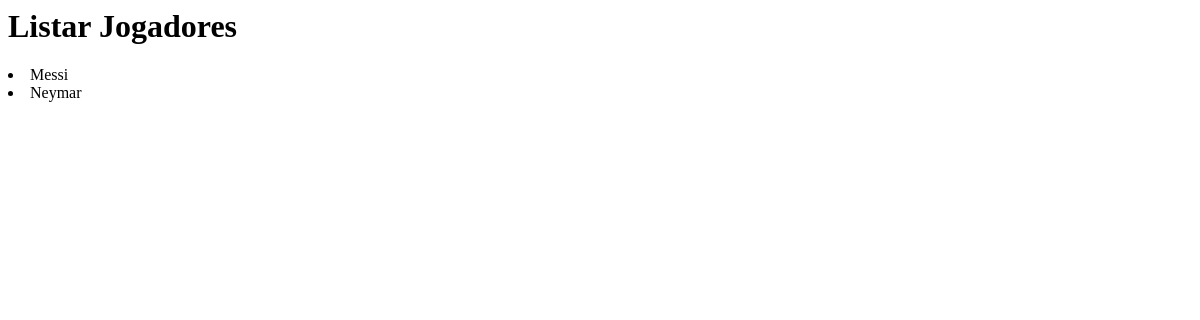
Before: /show_players with the older database file.
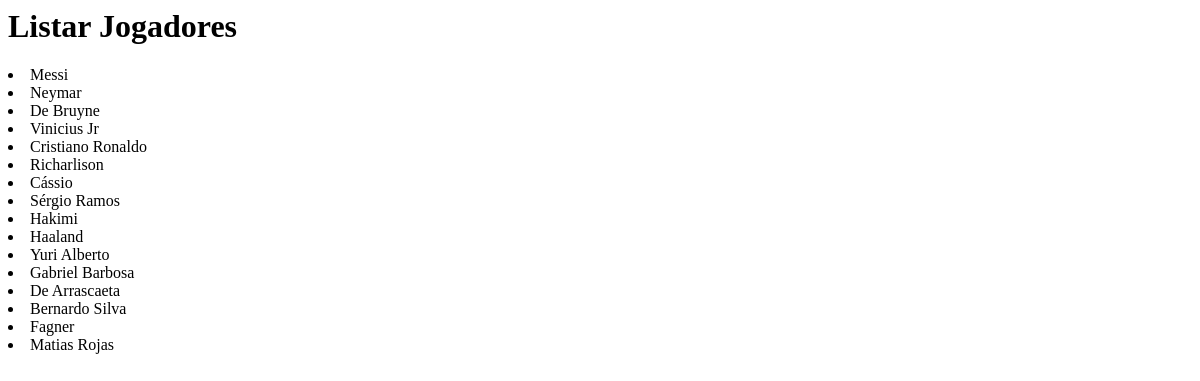
After: the same page with the newer database file.
### app/models.py (models this page shows, shortened)
class Player (models.Model):
    name = models.CharField(max_length=50, verbose_name='Nome')
    initial_price = models.FloatField(verbose_name='Preço inicial')
    class Meta:
        verbose_name = 'Jogador'
        verbose_name_plural = 'Jogadores'

### app/views.py (the view)
# urls.py: path('show_players', show_players)
def show_players(request):
    players = Player.objects.all()
    return render(request, 'app/players.html', {'players': players})

### app/templates/app/players.html
<h1>Listar Jogadores</h1>
{% for player in players %}
<li> {{player.name}}</li>
{% endfor %}

Changed rows visible on the page:
added Player: name "De Bruyne"
added Player: name "Vinicius Jr"
added Player: name "Cristiano Ronaldo"
added Player: name "Richarlison"
added Player: name "Cássio"
added Player: name "Sérgio Ramos"
added Player: name "Hakimi"
added Player: name "Haaland"
added Player: name "Yuri Alberto"
added Player: name "Gabriel Barbosa"
added Player: name "De Arrascaeta"
added Player: name "Bernardo Silva"
added Player: name "Fagner"
added Player: name "Matias Rojas"
